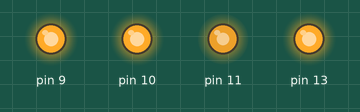
This sketch was run on a simulated Arduino Uno, built with avr-gcc and run on an emulated ATmega328P. Parts: output pins drawn as LEDs (lit = HIGH). Random numbers use the default seed unless the sketch sets one.

Above: at 0.05 s.
At 4.51 s:
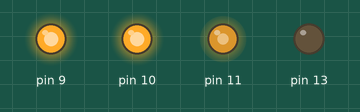
At 10.07 s:
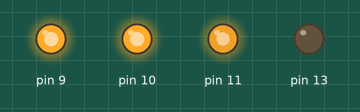
At 19.99 s:
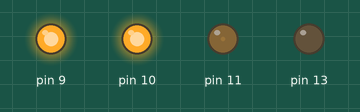
At 28.27 s:
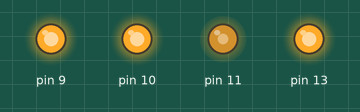
At 39.94 s:
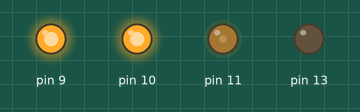
Timing chart, 0 to 40.0 s (numbered marks = the images above):
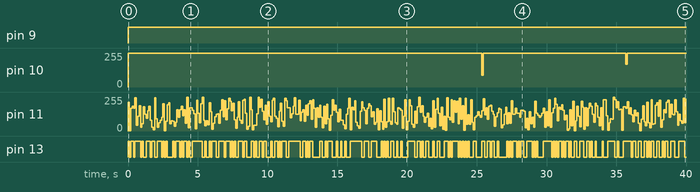

The sketch:

disco.ino
```cpp
void setup() {


}

void loop() {
int f=(random())*255;
int g=(random())*255;
int h=(random())*255;
int j=(random())*255;

analogWrite(13,f);
analogWrite(9,g);
analogWrite(10,h);
analogWrite(11,j);

delay(100);
}
```

Measured:
- by itself, pin 9: LOW → HIGH at 0.00 s
- by itself, pin 10: 0/255 → 255/255 at 0.00 s, → 88/255 25.4 s later, → 255/255 0.10 s later, → 170/255 10.2 s later, … (5 changes in this stretch)
- by itself, pin 11: 0/255 → 214/255 at 0.00 s, → 2/255 0.10 s later, → 171/255 0.10 s later, → 185/255 0.10 s later, … (395 changes in this stretch)
- by itself, pin 13: LOW → HIGH at 0.00 s, → LOW 0.10 s later, → HIGH 0.10 s later, → LOW 0.20 s later, … (206 changes in this stretch)
